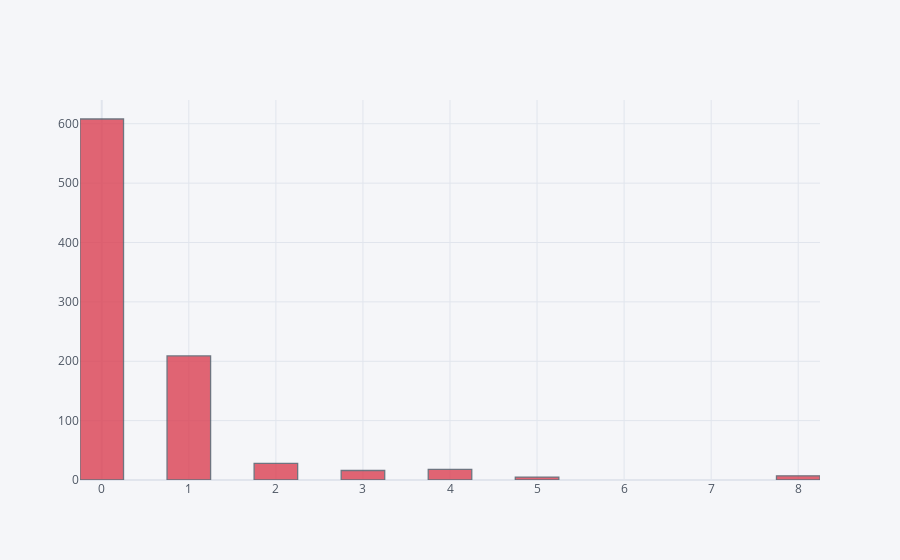

Here is the notebook cell this chart was saved with:
### Code cell
# Checking Sibling/Spouse count
train['SibSp'].iplot(kind='hist',bins=30,color='red')

### Figure 1 — Plotly figure (JSON) as saved in the notebook; plotly's stock layout.template omitted (floating-point values rounded to 4 significant figures; data arrays with more than 128 entries replaced by an {"elided": "..."} marker saying what was removed)
{"data": [{"histfunc": "count", "histnorm": "", "marker": {"color": "rgba(219, 64, 82, 1.0)", "line": {"color": "#4D5663", "width": 1.3}}, "name": "SibSp", "nbinsx": 30, "opacity": 0.8, "orientation": "v", "type": "histogram", "x": {"elided": "891 int values"}}], "layout": {"barmode": "overlay", "legend": {"bgcolor": "#F5F6F9", "font": {"color": "#4D5663"}}, "paper_bgcolor": "#F5F6F9", "plot_bgcolor": "#F5F6F9", "title": {"font": {"color": "#4D5663"}}, "xaxis": {"gridcolor": "#E1E5ED", "showgrid": true, "tickfont": {"color": "#4D5663"}, "title": {"font": {"color": "#4D5663"}, "text": ""}, "zerolinecolor": "#E1E5ED"}, "yaxis": {"gridcolor": "#E1E5ED", "showgrid": true, "tickfont": {"color": "#4D5663"}, "title": {"font": {"color": "#4D5663"}, "text": ""}, "zerolinecolor": "#E1E5ED"}}}
